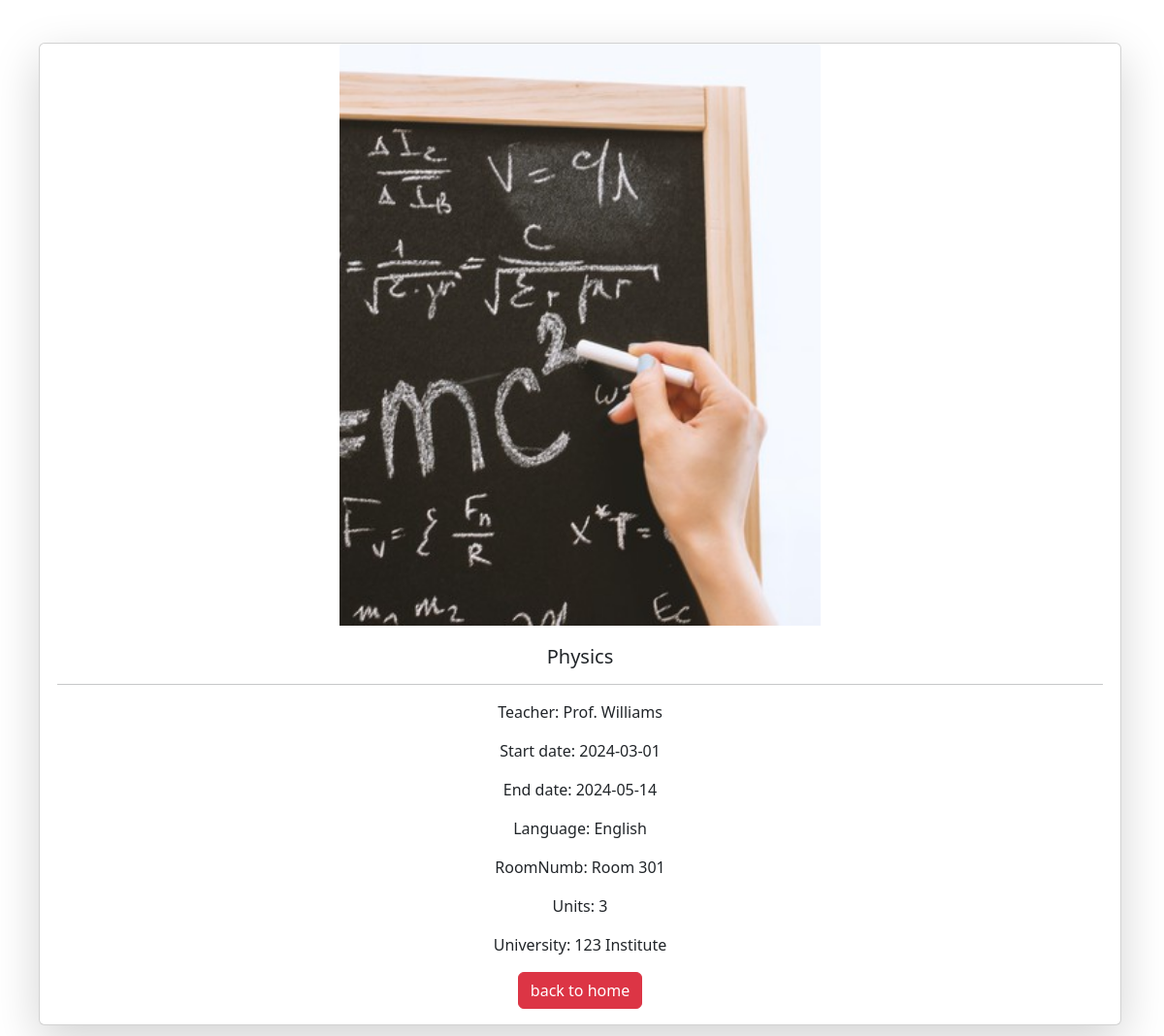
/details4all.php?id=3, run on an earlier commit of the app's database.
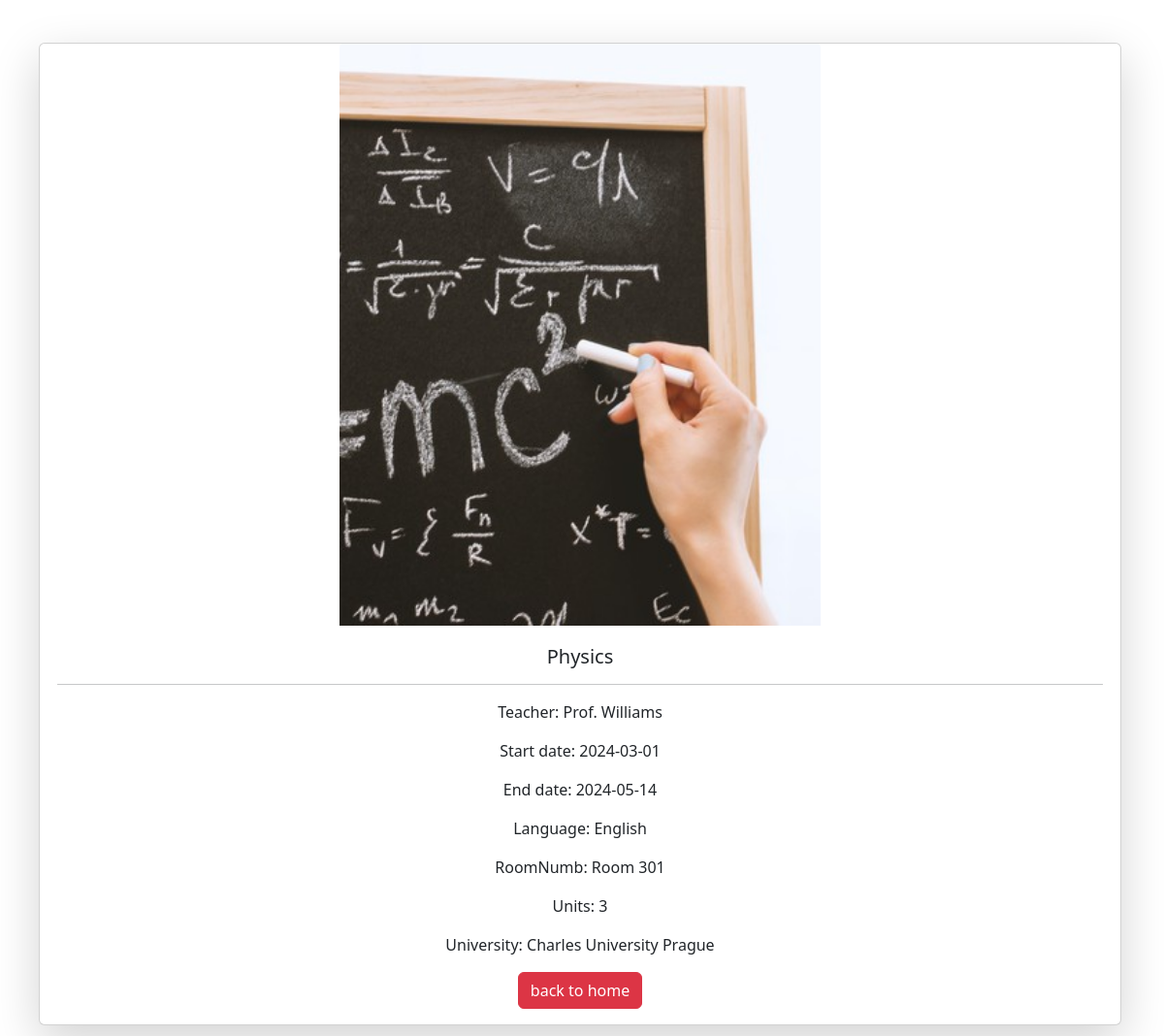
And on a later commit of the database.
### tables this page shows
CREATE TABLE `courses` (
  `id` int(11) NOT NULL,
  `subject` varchar(50) DEFAULT NULL,
  `name` varchar(50) DEFAULT NULL,
  `university` varchar(50) DEFAULT NULL,
  `roomNumb` varchar(50) DEFAULT NULL,
  `date` date DEFAULT NULL,
  `end_date` date DEFAULT NULL,
  `teacher` varchar(100) DEFAULT NULL,
  `email` varchar(100) NOT NULL,
  `picture` varchar(255) DEFAULT NULL,
  `language` varchar(50) DEFAULT NULL,
  `duration` varchar(50) DEFAULT NULL,
  `units` varchar(100) DEFAULT NULL,
  `capacity` int(11) NOT NULL,
  `availability` enum('avaiable','not avaiable') DEFAULT NULL
);

### details4all.php (the view, shortened to what this page needs)
<?php
require "db_connection.php";
if($_GET["id"]) {
    $id = $_GET["id"];
    $sql= "SELECT * FROM courses WHERE id = {$id}";
    $result = mysqli_query($connection, $sql);
    $rows = mysqli_fetch_all($result, MYSQLI_ASSOC);
    if(mysqli_num_rows($result) == 1) {
        $data = mysqli_fetch_assoc($result);}}
foreach($rows as $row) {
$layout = '<div class=" mb-5 col col-12 d-flex align-items-stretch">
<div class="row g-1 container-fluid card shadow-lg bg-card-color">
<img style="width:500px; height:600px; object-fit: cover; margin:auto" src=../Images/'.$row["picture"].' class="card-img-top" alt="...">
<div class="card-body">
  <h5 class="card-title">'.$row["subject"].'</h5>
  <hr>
  <p class="card-text">Teacher: '.$row["teacher"].'</p>
  <p class="card-text">Start date: '.$row["date"].'</p>
  <p class="card-text">End date: '.$row["end_date"].'</p>
  <p class="card-text">Language: '.$row["language"].'</p>
  <p class="card-text">RoomNumb: '.$row["roomNumb"].'</p>
  <p class="card-text">Units: '.$row["units"].'</p>
  <p class="card-text">University: '.$row["university"].'</p>
  <div class="btnAlign">
  </form>
  <a class="btn btn-danger" href="index.php">back to home</a></div>
</div>
</div>
</div>
';
}
?>
<!DOCTYPE html>
<html lang="en">
<head>
    <link href="https://cdn.jsdelivr.net/npm/bootstrap@5.3.3/dist/css/bootstrap.min.css" rel="stylesheet">
</head>
<body>
    <br><br>
    <div class="container" >
        <?= $layout ?>
    </div>
</body>
</html>

What changed in the data, as far as the page shows it:
changed courses "Physics": university "123 Institute" → "Charles University Prague"
